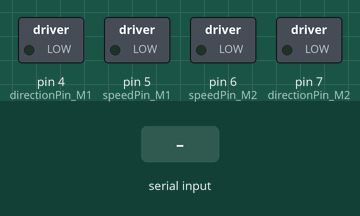
Recording of a sketch running on a simulated Arduino Uno, built with avr-gcc and run on an emulated ATmega328P. On the bench: switched loads named in the sketch (green lamp = pin HIGH). The inputs (shaded band) are chosen by the test bench.

Above: at 1.2 s.
1.3 s: "1" received over Serial
At 2.5 s:
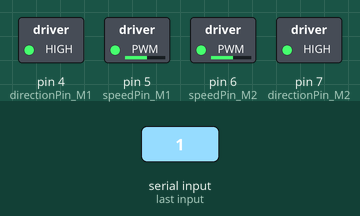
2.8 s: "2" received over Serial
At 3.6 s:
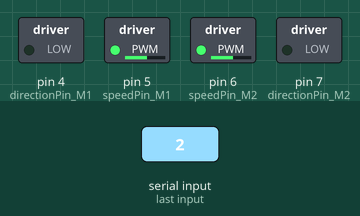
4.3 s: "3" received over Serial
At 4.7 s:
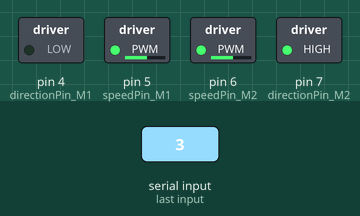
5.8 s: "4" received over Serial
At 7.1 s:
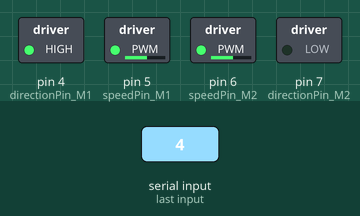
Timing chart, 0 to 8.3 s (numbered marks = the images above; inputs shaded):
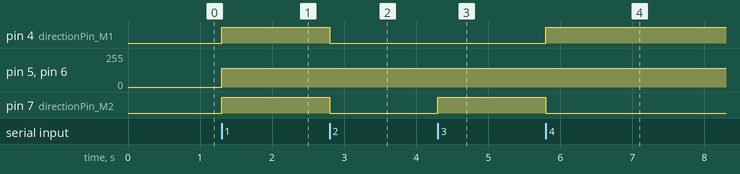

The sketch:

ArduinoBluetoothCar1.ino
```cpp
// heavily borrowed from http://www.instructables.com/id/Android-controlled-car-for-beginners-MIT-app-inven/

const int trigPin = 2;
const int echoPin = 3;

int speedPin_M1 = 5;     //M1 Speed Control
int speedPin_M2 = 6;     //M2 Speed Control
int directionPin_M1 = 4;     //M1 Direction Control
int directionPin_M2 = 7;     //M1 Direction Control

const int speedMotor = 140;

int input = '0'; //input to be used
String input2; //variable for string input


void setup() {
  sensorSetup();
  motorSetup();
  Serial.begin(9600);
}

void loop() {

  if (Serial.available() > 0)
  {
    input = Serial.read();
  }

  // forward
  if (input == '1')
  {
    carAdvance( speedMotor, speedMotor);
  }

  //back
  else if (input == '2')
  {
    carBack(speedMotor, speedMotor);
  }

  //right
  else if (input == '3')
  {
    carTurnRight(speedMotor, speedMotor);
  }

  //left
  else if (input == '4')
  {
    carTurnLeft(speedMotor, speedMotor);
  }

  //default state
  else if (input == '0')
  {
    carStop();
  }

  //string to be displayed on lcd
  else if (input == '5')

  { Serial.flush();
    while (!Serial.available()) ;
    input2 = Serial.readString();
    //  strng = input2.length();
    //    lcd.clear();
    delay(10);
    //    lcd.setCursor(0, 0);
    //    lcd.print(input2.c_str());
    //    delay(1000);
    //    lcd.clear();
    input = '0';
  }


  //s
  else if (input == '6')

  {
    input = '0';
  }

  //ultrasound sensor
  else if (input = '7')
  {
    int distance = ultraSound();
    Serial.print("Distance= ");
    Serial.print(distance);
    Serial.print("cm  ");
    delay(800);
  }
}

void sensorSetup() {
  pinMode(trigPin, OUTPUT);
  pinMode(echoPin, INPUT);
}

int ultraSound( void ) {
  long duration;
  digitalWrite(trigPin, LOW);  // Added this line
  delayMicroseconds(2); // Added this line
  digitalWrite(trigPin, HIGH);
  delayMicroseconds(10); // Added this line
  digitalWrite(trigPin, LOW);
  duration = pulseIn(echoPin, HIGH);
  int distance = (duration / 2) / 29.1;
  if (distance > 100) distance = 0;
  return (int) distance;
}

void motorSetup() {
   pinMode(speedPin_M1, OUTPUT);
  pinMode(speedPin_M2, OUTPUT);
  pinMode(directionPin_M1, OUTPUT);
  pinMode(directionPin_M2, OUTPUT);
}

void carStop() {                //  Motor Stop
  digitalWrite(speedPin_M2, 0);
  digitalWrite(directionPin_M1, LOW);
  digitalWrite(speedPin_M1, 0);
  digitalWrite(directionPin_M2, LOW);
}

void carAdvance(int leftSpeed, int rightSpeed) {       //Move forward
  analogWrite (speedPin_M2, leftSpeed);             //PWM Speed Control
  digitalWrite(directionPin_M1, HIGH);
  analogWrite (speedPin_M1, rightSpeed);
  digitalWrite(directionPin_M2, HIGH);
}

void carBack(int leftSpeed, int rightSpeed) {     //Move backward
  analogWrite (speedPin_M2, leftSpeed);
  digitalWrite(directionPin_M1, LOW);
  analogWrite (speedPin_M1, rightSpeed);
  digitalWrite(directionPin_M2, LOW);
}

void carTurnRight(int leftSpeed, int rightSpeed) {           //Turn Left
  analogWrite (speedPin_M2, leftSpeed);
  digitalWrite(directionPin_M1, LOW);
  analogWrite (speedPin_M1, rightSpeed);
  digitalWrite(directionPin_M2, HIGH);
}

void carTurnLeft(int leftSpeed, int rightSpeed) {         //Turn Right
  analogWrite (speedPin_M2, leftSpeed);
  digitalWrite(directionPin_M1, HIGH);
  analogWrite (speedPin_M1, rightSpeed);
  digitalWrite(directionPin_M2, LOW);
}
```

Measured:
- after the input at 1.3 s, pin 4 (directionPin_M1), pin 7 (directionPin_M2): LOW → HIGH at once; pin 5 (speedPin_M1), pin 6 (speedPin_M2): 0/255 → 140/255 at once
- after the input at 2.8 s, pin 4 (directionPin_M1), pin 7 (directionPin_M2): HIGH → LOW at once
- after the input at 4.3 s, pin 7 (directionPin_M2): LOW → HIGH at once
- after the input at 5.8 s, pin 4 (directionPin_M1): LOW → HIGH at once; pin 7 (directionPin_M2): HIGH → LOW at once
